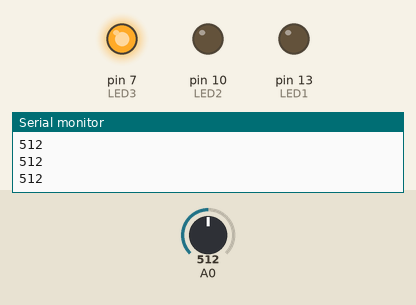
Simulated run of this sketch. Board: Arduino Uno, built with avr-gcc and run on an emulated ATmega328P. On the bench: output pins drawn as LEDs (lit = HIGH), the last lines printed to the serial monitor. Dashed ring = blinking. The inputs (shaded band) are chosen by the test bench; at power-on: A0 = 512.

Above: at 1.3 s.
1.4 s: A0 set to 0
At 2.6 s:
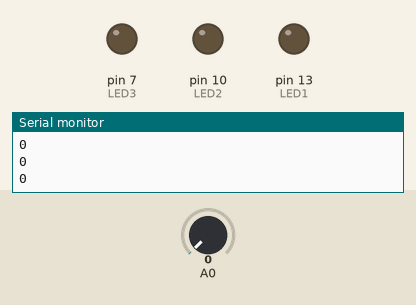
3.0 s: A0 set to 122
At 3.19 s:
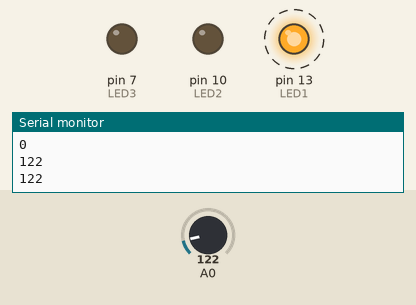
At 3.67 s:
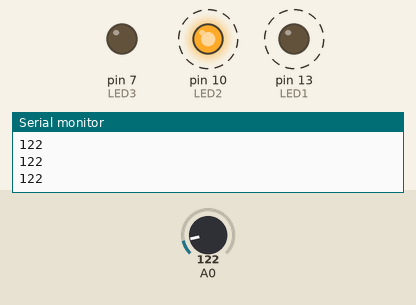
Timing chart, 0 to 12.1 s (numbered marks = the images above; inputs shaded):
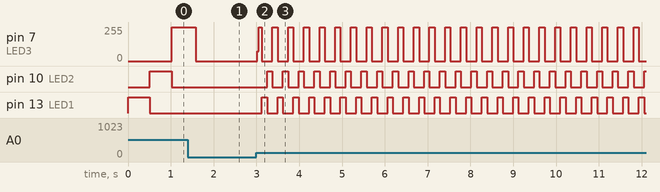

Measured:
- after the input at 1.4 s, pin 10 (LED2): stays LOW (without the input it goes to HIGH after 0.65 s); pin 13 (LED1): stays LOW (without the input it goes to HIGH after 0.14 s)
- after the input at 3.0 s, pin 7 (LED3): 0/255 → 74/255 at once, then moves between 0/255 and 255/255, repeating every 0.37 s; pin 10 (LED2): alternates HIGH for 0.12 s and LOW for 0.24 s, starting after 0.25 s; pin 13 (LED1): alternates HIGH for 0.12 s and LOW for 0.24 s, starting after 0.13 s

The sketch:

3b.ino
```cpp
int pot=0;
const int LED1=13,LED2=10,LED3=7;

void setup() {
  pinMode(LED1,OUTPUT);
  pinMode(LED2,OUTPUT);
  pinMode(LED3,OUTPUT);
  pinMode(A0,INPUT);
  Serial.begin(9600);
  digitalWrite(LED1,LOW);
  digitalWrite(LED2,LOW);
  digitalWrite(LED3,LOW);
}

void loop() {
  pot=analogRead(A0);
  Serial.println(pot);
  digitalWrite(LED1,HIGH);
  delay(pot);
  digitalWrite(LED1,LOW);
  pot=analogRead(A0);
  Serial.println(pot);
  digitalWrite(LED2,HIGH);
  delay(pot);
  digitalWrite(LED2,LOW);
  pot=analogRead(A0);
  Serial.println(pot);
  digitalWrite(LED3,HIGH);
  delay(pot);
  digitalWrite(LED3,LOW);
}
```
